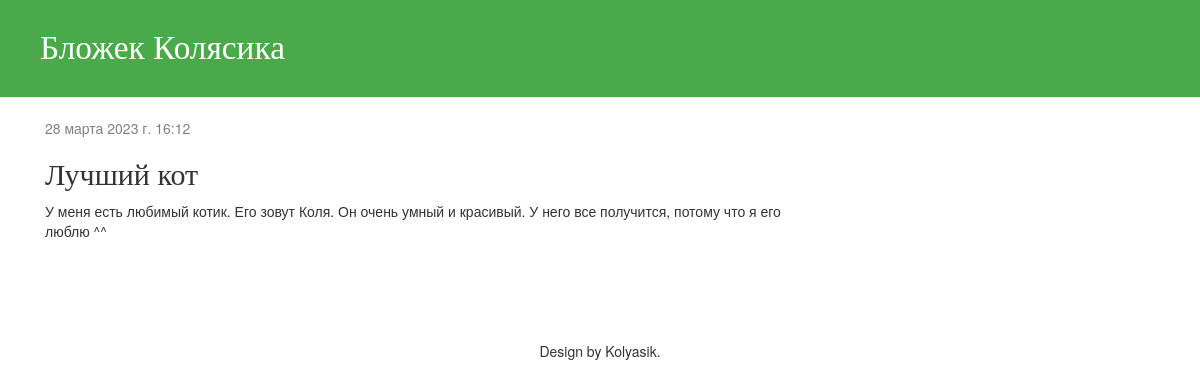
Screenshot of /post/7/ with the database file from the repository.
### blog/models.py (models this page shows, shortened)
class Post(models.Model):
    author = models.ForeignKey(settings.AUTH_USER_MODEL, on_delete=models.CASCADE)
    title = models.CharField(max_length=200)
    text = models.TextField()
    created_date = models.DateTimeField(default=timezone.now)
    published_date = models.DateTimeField(blank=True, null=True)

### blog/views.py (the view)
# urls.py: path('post/<int:pk>/', views.post_detail, name='post_detail'),
def post_detail(request, pk):
    post = get_object_or_404(Post, pk=pk)
    return render(request, 'blog/post_detail.html', {'post': post})

### blog/templates/blog/post_detail.html (shortened to what this page needs)
{% extends 'blog/base.html' %}
{% block content %}
<div class="post">
  {% if post.published_date %}
    <div class="date">
      {{ post.published_date }}
    </div>
  {% endif %}
  <h2>{{ post.title }}</h2>
  <p>{{ post.text|linebreaksbr }}</p>
</div>
{% endblock %}

### blog/static/css/blog.css (style rules this page uses)
h1, h2, h3, h4 { font-family: 'Georgia', cursive; }
.date { color: #808080; }
.post { margin-bottom: 100px; }

### rows the page displays
Post: published_date "28 марта 2023 г. 16:12", title "Лучший кот", text "У меня есть любимый котик. Его зовут Коля. Он очень умный и красивый. У него все получится, потому что я его люблю ^^"
